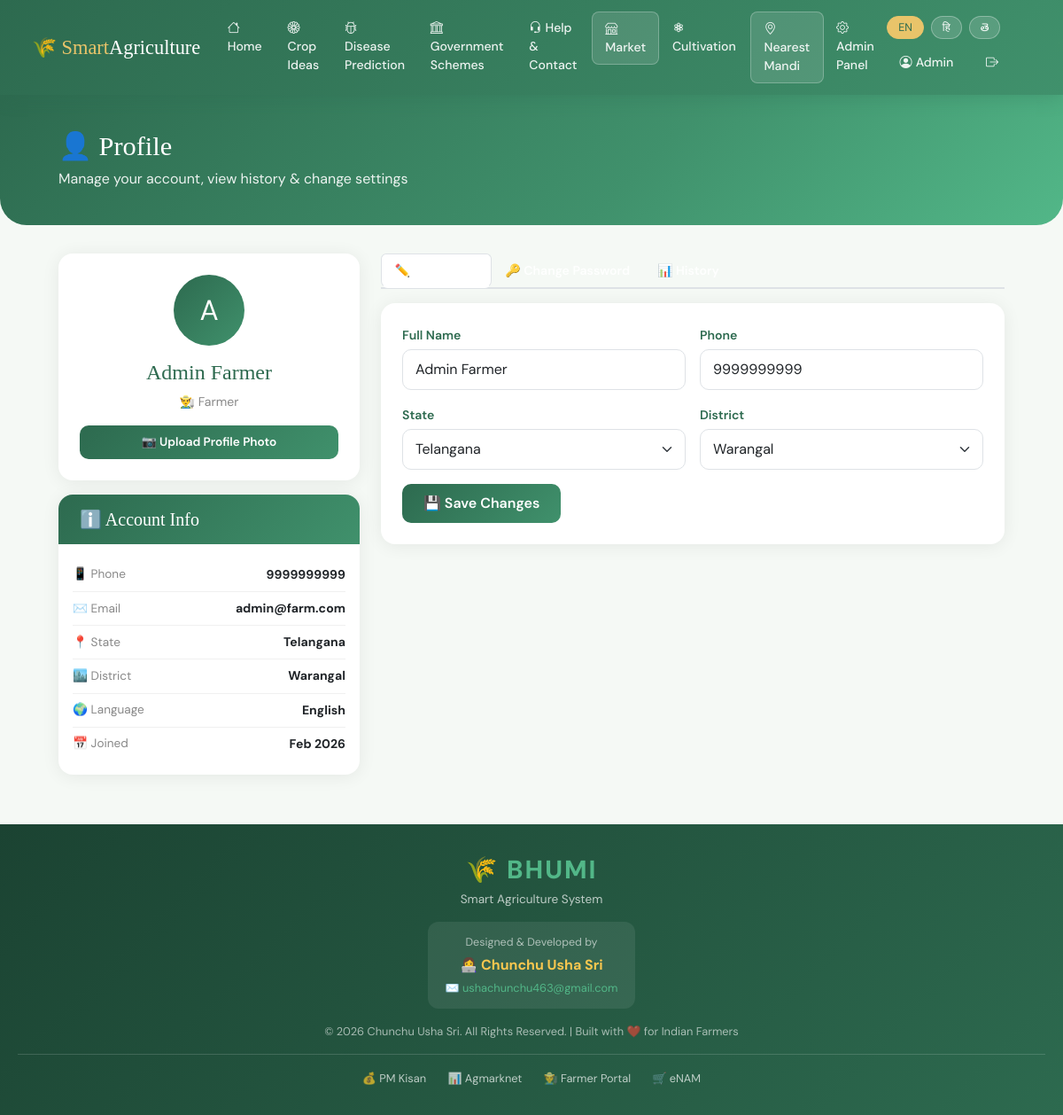
The page /profile (signed in) on the database its author committed.
### app.py (models this page shows)
class Farmer(UserMixin, db.Model):
    id = db.Column(db.Integer, primary_key=True)
    name = db.Column(db.String(100), nullable=False)
    phone = db.Column(db.String(15), unique=True, nullable=False)
    email = db.Column(db.String(120), unique=True, nullable=False)
    password = db.Column(db.String(200), nullable=False)
    state = db.Column(db.String(50))
    district = db.Column(db.String(50))
    language = db.Column(db.String(10), default='en')
    profile_photo = db.Column(db.String(200), default='default.png')
    reset_token = db.Column(db.String(100))
    reset_expiry = db.Column(db.DateTime)
    is_admin = db.Column(db.Boolean, default=False)
    created_at = db.Column(db.DateTime, default=datetime.utcnow)

### app.py (the view, shortened to what this page needs)
@app.route('/profile', methods=['GET', 'POST'])
@login_required
def profile():
    analyses = SoilAnalysis.query.filter_by(farmer_id=current_user.id).order_by(SoilAnalysis.created_at.desc()).limit(5).all()
    detections = DiseaseDetection.query.filter_by(farmer_id=current_user.id).order_by(DiseaseDetection.created_at.desc()).limit(5).all()
    return render_template('profile.html', analyses=analyses, detections=detections,
                           states=list(STATES_DISTRICTS.keys()), districts=STATES_DISTRICTS)

### app.py (called while the page is built)
@login_manager.user_loader
def load_user(user_id):
    return Farmer.query.get(int(user_id))

def t(key):
    lang = session.get('language', 'en')
    return TRANSLATIONS.get(lang, TRANSLATIONS['en']).get(key, key)

def get_unread_count():
    if current_user.is_authenticated and current_user.is_admin:
        return ContactMessage.query.filter_by(is_read=False).count()
    return 0

### templates/profile.html (shortened to what this page needs)
{% extends "base.html" %}
{% block content %}
<div class="hero">
  <div class="page-container"><h1>👤 {{ t('profile') }}</h1><p>Manage your account, view history & change settings</p></div>
</div>
<div class="page-container">
  <div class="row g-4">
    <div class="col-lg-4">
      <div class="card mb-3">
        <div class="card-body p-4 text-center">
          <div class="profile-avatar">
            {% if current_user.profile_photo and current_user.profile_photo != 'default.png' %}
            <img src="{{ url_for('static', filename='uploads/'+current_user.profile_photo) }}" style="width:80px;height:80px;border-radius:50%;object-fit:cover;">
            {% else %}
            {{ current_user.name[0].upper() }}
            {% endif %}
          </div>
          <h4 style="font-family:'Playfair Display',serif;color:#2d6a4f;">{{ current_user.name }}</h4>
          <p style="color:#888;font-size:.88rem;">👨‍🌾 Farmer</p>
          <form method="POST" enctype="multipart/form-data">
            <button type="button" class="btn-green w-100" style="font-size:.85rem;padding:9px;" onclick="document.getElementById('photoFile').click()">📷 {{ t('upload_photo') }}</button>
          </form>
        </div>
      </div>
      <div class="card mb-3">
        <div class="card-header"><h5>ℹ️ Account Info</h5></div>
        <div class="card-body p-3">
          {% for icon,label,val in [('📱','Phone',current_user.phone),('✉️','Email',current_user.email),('📍','State',current_user.state),('🏙️','District',current_user.district),('🌍','Language',{'en':'English','hi':'Hindi','te':'Telugu'}.get(current_user.language,'English'))] %}
          <div style="padding:.5rem 0;border-bottom:1px solid #f0f0f0;display:flex;justify-content:space-between;align-items:center;">
            <span style="color:#888;font-size:.85rem;">{{ icon }} {{ label }}</span>
            <strong style="font-size:.88rem;">{{ val }}</strong>
          </div>
          {% endfor %}
          <div style="padding:.5rem 0;display:flex;justify-content:space-between;">
            <span style="color:#888;font-size:.85rem;">📅 Joined</span>
            <strong style="font-size:.88rem;">{{ current_user.created_at.strftime('%b %Y') }}</strong>
          </div>
        </div>
      </div>
    </div>
    <div class="col-lg-8">
      <ul class="nav nav-tabs mb-3" style="border-bottom:2px solid #dee2e6;">
        <li class="nav-item"><a class="nav-link active" data-bs-toggle="tab" href="#editTab" style="color:#2d6a4f;font-weight:600;">✏️ Edit Profile</a></li>
        <li class="nav-item"><a class="nav-link" data-bs-toggle="tab" href="#passTab" style="color:#2d6a4f;font-weight:600;">🔑 {{ t('change_password') }}</a></li>
        <li class="nav-item"><a class="nav-link" data-bs-toggle="tab" href="#histTab" style="color:#2d6a4f;font-weight:600;">📊 History</a></li>
      </ul>
      <div class="tab-content">
        <div class="tab-pane fade show active" id="editTab">
          <div class="card">
            <div class="card-body p-4">
              <form method="POST">
                <div class="row g-3">
                  <div class="col-md-6"><label class="form-label">Full Name</label><input type="text" name="name" class="form-control" value="{{ current_user.name }}" required></div>
                  <div class="col-md-6"><label class="form-label">Phone</label><input type="tel" name="phone" class="form-control" value="{{ current_user.phone }}"></div>
                  <div class="col-md-6">
                    <label class="form-label">State</label>
                    <select name="state" id="stateSelect" class="form-select" onchange="loadDistricts()">
                      {% for s in states %}<option value="{{s}}" {% if s==current_user.state %}selected{% endif %}>{{s}}</option>{% endfor %}
                    </select>
                  </div>
                  <div class="col-md-6">
                    <label class="form-label">District</label>
                    <select name="district" id="districtSelect" class="form-select">
                      <option value="{{ current_user.district }}" selected>{{ current_user.district }}</option>
                    </select>
                  </div>
                  <div class="col-12"><button type="submit" class="btn-green">💾 Save Changes</button></div>
                </div>
              </form>
            </div>
          </div>
        </div>
      </div>
    </div>
  </div>
</div>
{% endblock %}

### templates/base.html (shortened to what this page needs)
<!DOCTYPE html>
<html lang="en">
<head>
<link href="https://cdn.jsdelivr.net/npm/bootstrap@5.3.0/dist/css/bootstrap.min.css" rel="stylesheet">
<link rel="stylesheet" href="https://cdn.jsdelivr.net/npm/bootstrap-icons@1.11.0/font/bootstrap-icons.css">
</head>
<body>
{% if current_user.is_authenticated %}
<nav class="navbar navbar-expand-lg">
  <div class="container-fluid">
    <a class="navbar-brand" href="{{ url_for('home') }}">🌾 <span>Smart</span>Agriculture</a>
    <div class="collapse navbar-collapse" id="navbarNav">
      <ul class="navbar-nav me-auto">
        <li class="nav-item"><a class="nav-link {% if request.endpoint=='home' %}active{% endif %}" href="{{ url_for('home') }}"><i class="bi bi-house"></i>{{ t('home') }}</a></li>
        <li class="nav-item"><a class="nav-link {% if request.endpoint=='crop_ideas' %}active{% endif %}" href="{{ url_for('crop_ideas') }}"><i class="bi bi-flower1"></i>{{ t('crop_ideas') }}</a></li>
        <li class="nav-item"><a class="nav-link {% if request.endpoint=='disease_prediction' %}active{% endif %}" href="{{ url_for('disease_prediction') }}"><i class="bi bi-bug"></i>{{ t('disease_prediction') }}</a></li>
        <li class="nav-item"><a class="nav-link {% if request.endpoint=='schemes' %}active{% endif %}" href="{{ url_for('schemes') }}"><i class="bi bi-bank"></i>{{ t('schemes') }}</a></li>
        <li class="nav-item"><a class="nav-link {% if request.endpoint=='help_contact' %}active{% endif %}" href="{{ url_for('help_contact') }}"><i class="bi bi-headset"></i>{{ t('help') }}</a></li>
        <li class="nav-item">
          <a class="nav-link market-link {% if request.endpoint=='market' %}active{% endif %}" href="{{ url_for('market') }}">
            <i class="bi bi-shop"></i>
            {% if session.get('language','en')=='te' %}మార్కెట్
            {% elif session.get('language','en')=='hi' %}मार्केट
            {% else %}Market{% endif %}
          </a>
        </li>
        <li class="nav-item">
          <a class="nav-link {% if request.endpoint=='cultivation' %}active{% endif %}" href="{{ url_for('cultivation') }}">
            <i class="bi bi-flower3"></i>
            {% if session.get('language','en')=='te' %}సాగు చిట్కాలు
            {% elif session.get('language','en')=='hi' %}खेती टिप्स
            {% else %}Cultivation{% endif %}
          </a>
        </li>
        <li class="nav-item">
          <a class="nav-link market-link {% if request.endpoint=='nearest_mandi' %}active{% endif %}" href="{{ url_for('nearest_mandi') }}">
            <i class="bi bi-geo-alt"></i>
            {% if session.get('language','en')=='te' %}మండీ కనుగొనండి
            {% elif session.get('language','en')=='hi' %}मंडी खोजें
            {% else %}Nearest Mandi{% endif %}
          </a>
        </li>
        {% if current_user.is_admin %}
        <li class="nav-item"><a class="nav-link" href="{{ url_for('admin') }}"><i class="bi bi-gear"></i>{{ t('admin_panel') }}{% set uc=get_unread_count() %}{% if uc>0 %}<span class="notif-badge">{{uc}}</span>{% endif %}</a></li>
        {% endif %}
      </ul>
      <div class="d-flex align-items-center gap-2 flex-wrap">
        <a href="{{ url_for('set_language', lang='en') }}" class="lang-btn {% if session.get('language','en')=='en' %}active-lang{% endif %}">EN</a>
        <a href="{{ url_for('set_language', lang='hi') }}" class="lang-btn {% if session.get('language')=='hi' %}active-lang{% endif %}">हि</a>
        <a href="{{ url_for('set_language', lang='te') }}" class="lang-btn {% if session.get('language')=='te' %}active-lang{% endif %}">తె</a>
        <a href="{{ url_for('profile') }}" class="nav-link"><i class="bi bi-person-circle"></i>{{ current_user.name.split()[0] }}</a>
        <a href="{{ url_for('logout') }}" class="nav-link"><i class="bi bi-box-arrow-right"></i></a>
      </div>
    </div>
  </div>
</nav>
{% endif %}
{% block content %}{% endblock %}
<footer style="background:linear-gradient(135deg,#1b4332,#2d6a4f);color:white;padding:30px 20px;margin-top:40px;text-align:center;">
  <div style="margin-bottom:15px;">
    <div style="font-size:1.8rem;font-weight:800;color:#52b788;letter-spacing:2px;">🌾 BHUMI</div>
    <div style="font-size:0.85rem;color:rgba(255,255,255,0.7);margin-top:2px;">Smart Agriculture System</div>
  </div>
  <div style="background:rgba(255,255,255,0.08);border-radius:12px;padding:14px 20px;display:inline-block;margin-bottom:16px;">
    <div style="font-size:0.78rem;color:rgba(255,255,255,0.6);margin-bottom:4px;">Designed & Developed by</div>
    <div style="font-size:1rem;font-weight:700;color:#f9c74f;">👩‍💻 Chunchu Usha Sri</div>
    <div style="font-size:0.8rem;margin-top:4px;">
      <a href="mailto:ushachunchu463@gmail.com"
         style="color:#52b788;text-decoration:none;">
        ✉️ ushachunchu463@gmail.com
      </a>
    </div>
  </div>
  <div style="font-size:0.8rem;color:rgba(255,255,255,0.6);margin-bottom:16px;">
    © 2026 Chunchu Usha Sri. All Rights Reserved. | Built with ❤️ for Indian Farmers
  </div>
  <div style="border-top:1px solid rgba(255,255,255,0.15);padding-top:14px;">
    <a href="https://pmkisan.gov.in"  target="_blank" style="color:rgba(255,255,255,0.7);text-decoration:none;margin:0 10px;font-size:0.8rem;">💰 PM Kisan</a>
    <a href="https://agmarknet.gov.in" target="_blank" style="color:rgba(255,255,255,0.7);text-decoration:none;margin:0 10px;font-size:0.8rem;">📊 Agmarknet</a>
    <a href="https://farmer.gov.in"   target="_blank" style="color:rgba(255,255,255,0.7);text-decoration:none;margin:0 10px;font-size:0.8rem;">👨‍🌾 Farmer Portal</a>
    <a href="https://enam.gov.in"     target="_blank" style="color:rgba(255,255,255,0.7);text-decoration:none;margin:0 10px;font-size:0.8rem;">🛒 eNAM</a>
  </div>
</footer>
</body>
</html>

### templates/base.html (style rules this page uses)
:root { --green:#2d6a4f;--green-light:#40916c;--green-pale:#d8f3dc;--gold:#e9c46a;--earth:#6b4226;--red:#c1121f;--blue:#0077b6;--purple:#6f42c1;--text:#1b1b1b; }
* { box-sizing:border-box; }
body { font-family:'DM Sans',sans-serif;background:#f5f9f5;color:var(--text);min-height:100vh; }
h1,h2,h3,.brand { font-family:'Playfair Display',serif; }
.navbar { background:linear-gradient(135deg,var(--green) 0%,var(--green-light) 100%);padding:.8rem 1.5rem;box-shadow:0 2px 20px rgba(45,106,79,.3); }
.navbar-brand { color:white!important;font-family:'Playfair Display',serif;font-size:1.4rem; }
.navbar-brand span { color:var(--gold); }
.nav-link { color:rgba(255,255,255,.9)!important;font-weight:500;padding:.5rem .9rem!important;border-radius:8px;transition:all .2s;font-size:.88rem; }
.nav-link:hover,.nav-link.active { background:rgba(255,255,255,.18);color:white!important; }
.nav-link i { margin-right:4px; }
.lang-btn { background:rgba(255,255,255,.15);border:1px solid rgba(255,255,255,.3);color:white;border-radius:20px;padding:3px 12px;font-size:.78rem;cursor:pointer;text-decoration:none;transition:all .2s; }
.lang-btn:hover,.lang-btn.active-lang { background:var(--gold);color:var(--green);border-color:var(--gold); }
.card { border:none;border-radius:16px;box-shadow:0 2px 20px rgba(0,0,0,.07);transition:transform .2s,box-shadow .2s; }
.card-header { border-radius:16px 16px 0 0!important;background:linear-gradient(135deg,var(--green),var(--green-light));color:white;border:none;padding:1rem 1.5rem; }
.card-header h5 { margin:0;font-family:'Playfair Display',serif; }
.btn-green { background:linear-gradient(135deg,var(--green),var(--green-light));color:white;border:none;border-radius:10px;padding:10px 24px;font-weight:600;transition:all .2s; }
footer { background:linear-gradient(135deg,var(--green),var(--earth));color:rgba(255,255,255,.85);padding:2rem;margin-top:4rem;text-align:center; }
footer a { color:var(--gold);text-decoration:none; }
.hero { background:linear-gradient(135deg,var(--green) 0%,var(--green-light) 60%,#52b788 100%);color:white;padding:2.5rem 2rem;border-radius:0 0 30px 30px;margin-bottom:2rem; }
.hero h1 { font-size:1.9rem;margin-bottom:.4rem; }
.hero p { opacity:.9;margin:0; }
.form-control,.form-select { border-radius:10px;border:1.5px solid #dee2e6;padding:10px 14px;transition:all .2s; }
.form-label { font-weight:600;color:var(--green);margin-bottom:5px;font-size:.88rem; }
.page-container { max-width:1100px;margin:0 auto;padding:0 1rem; }
.profile-avatar { width:80px;height:80px;border-radius:50%;background:linear-gradient(135deg,var(--green),var(--green-light));display:flex;align-items:center;justify-content:center;font-size:2rem;color:white;margin:0 auto 1rem; }
.nav-link.market-link { background:rgba(255,255,255,.12);border:1px solid rgba(255,255,255,.25);margin-left:2px; }

### rows shown on the page
Farmer: name "Admin", name "A", name "Admin Farmer", icon "📱", label "Phone", phone "9999999999", icon "✉️", label "Email", email "admin@farm.com", icon "📍", label "State", state "Telangana", icon "🏙️", label "District", district "Warangal", created_at "Feb 2026"

### other values the page prints
{{ t('home') }} "Home"
{{ t('crop_ideas') }} "Crop Ideas"
{{ t('disease_prediction') }} "Disease Prediction"
{{ t('schemes') }} "Government Schemes"
{{ t('help') }} "Help & Contact"
{{ t('admin_panel') }} "Admin Panel"
{{ t('profile') }} "Profile"
{{ t('upload_photo') }} "Upload Profile Photo"
{{ icon }} "🌍"
{{ label }} "Language"
{{ val }} "English"
